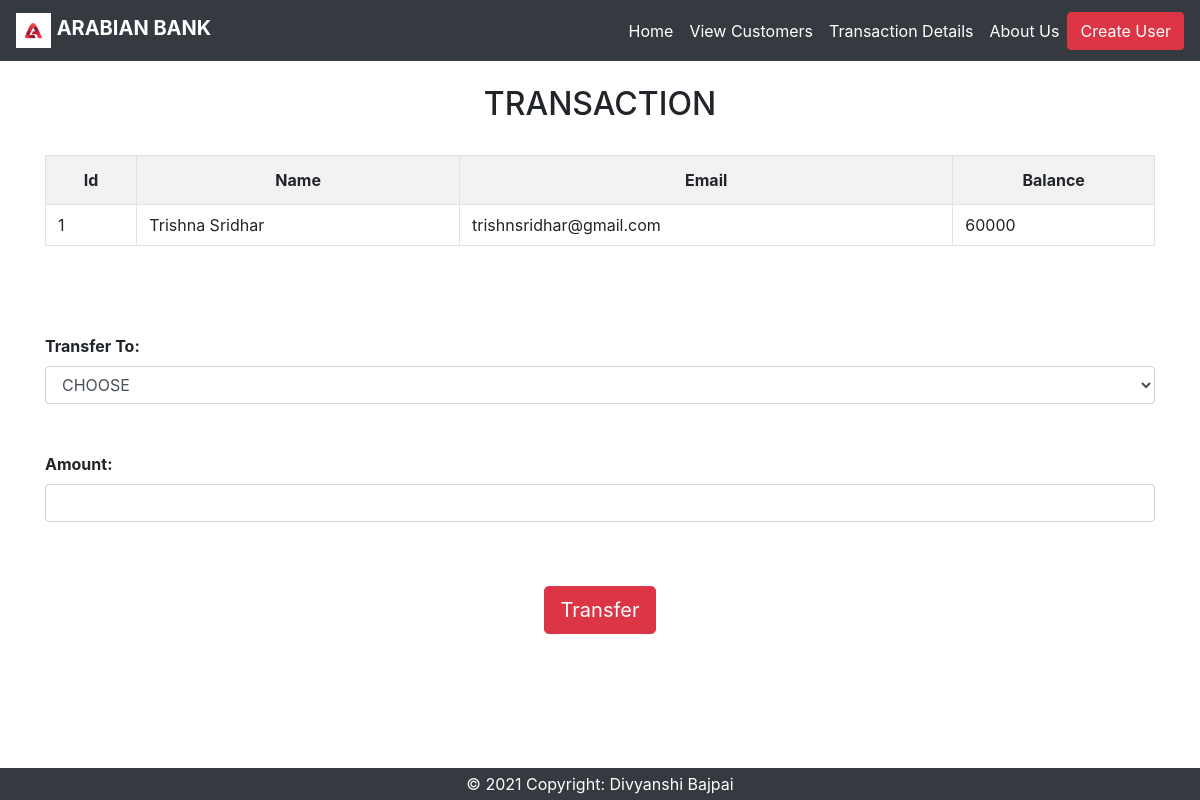
Screenshot of /selecteduserdetail.php?id=1 with the database file from the repository.
### tables this page shows
CREATE TABLE `users` (
  `id` int(3) NOT NULL,
  `name` text NOT NULL,
  `email` varchar(30) NOT NULL,
  `balance` int(8) NOT NULL
);

### selecteduserdetail.php (the view, shortened to what this page needs)
<!DOCTYPE html>
<html lang="en">
<head>
    <link rel="stylesheet" href="https://maxcdn.bootstrapcdn.com/bootstrap/4.0.0/css/bootstrap.min.css">
    <!DOCTYPE html>
    <html lang="en">
    <head>
    </head>
<body>
<?php
include 'navbar.php';
?>
<div class="container">
<h2 class="text-center pt-4">TRANSACTION</h2>
<?php
include 'config.php';
$sid=$_GET['id'];
$sql = "SELECT * FROM users where id=$sid";
$result=mysqli_query($conn,$sql);
$rows=mysqli_fetch_assoc($result);
?>
<form method="post" name="tcredit" class="tabletext" ><br>
<div>
<table class="table table-striped table-condensed table-bordered">
<tr>
<th class="text-center">Id</th>
<th class="text-center">Name</th>
<th class="text-center">Email</th>
<th class="text-center">Balance</th>
</tr>
<tr>
<td class="py-2"><?php echo $rows['id'] ?></td>
<td class="py-2"><?php echo $rows['name'] ?></td>
<td class="py-2"><?php echo $rows['email'] ?></td>
<td class="py-2"><?php echo $rows['balance'] ?></td>
</tr>
</table>
</div>
<br><br> <br>
<label for=""><b>Transfer To: </b></label>
<select name="to" class="form-control" required>
<option value="" disabled selected>CHOOSE</option>
</select>
<br>
<br>
<label for=""><b>Amount:</b></label>
<input type="number" class="form-control" name="amount" required>
<br><br>
<div class="text-center">
<button class="btn mt-3 btn-danger btn-lg" name="submit" type="submit" id="myBtn">Transfer</button>
</div>
</form>
</div>
<footer class="page-footer font-small blue" style="position:absolute;bottom:0;width:100vw;">
<div class="footer-copyright text-center py-1 bg-dark text-white">© 2021 Copyright:
  Divyanshi Bajpai
</div>
</footer>
</body>
</html>

### rows the page displays
users: id "1", name "Trishna Sridhar", email "trishnsridhar@gmail.com", balance "60000"
